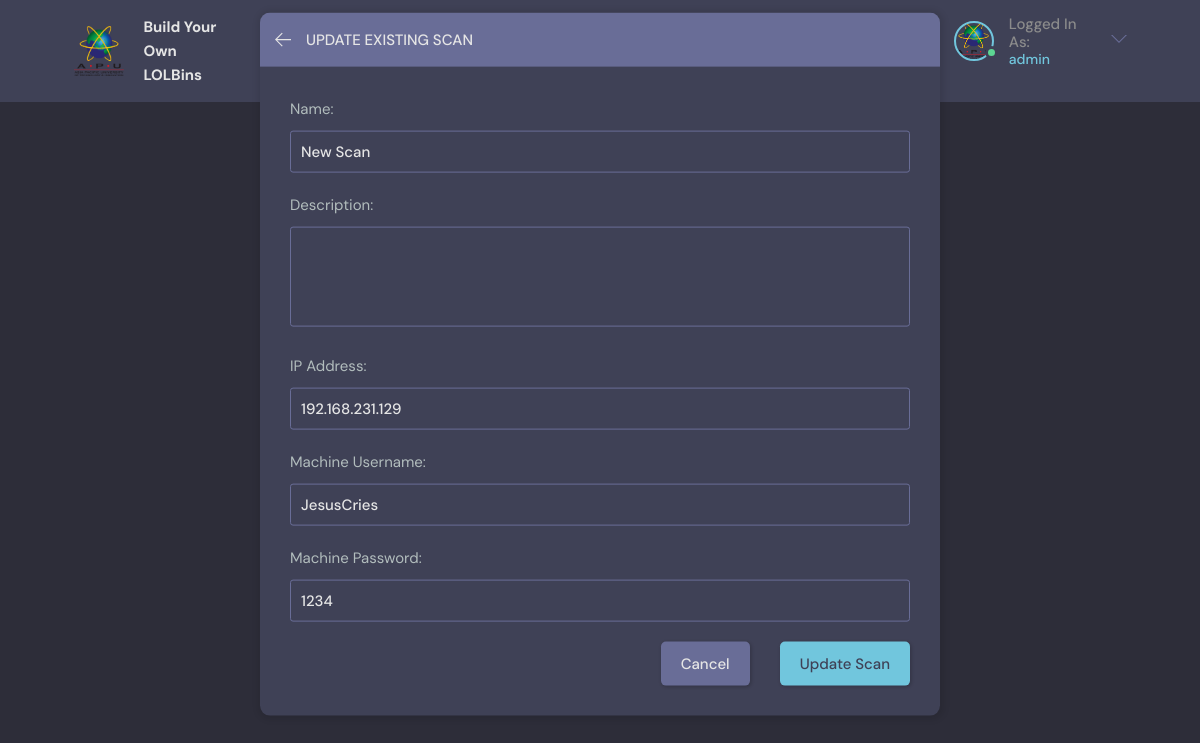
The app's page /update-scan/48/ (signed in) with its own data.
### base/models.py (models this page shows, shortened)
class Scan(models.Model):
    user = models.ForeignKey(User, on_delete=SET_NULL, null=True, verbose_name = u'Owner')
    name = models.CharField(max_length=200, default="New Scan")
    description = models.TextField(null=True, blank=True)
    updated = models.DateTimeField(auto_now=True)
    created = models.DateTimeField(auto_now_add=True)
    STATUS_CHOICES = (
    ("STOPPED", "STOPPED"),
    ("COMPLETED", "COMPLETED"),
    ("RUNNING", "RUNNING"),
    ("ERROR", "ERROR"))
    status = models.CharField(max_length=15, choices=STATUS_CHOICES, default='STOPPED')
    ip = models.CharField("IP Address", max_length=15, default="127.0.0.1")
    username = models.CharField("Machine Username", max_length=30, default="admin")
    password = models.CharField("Machine Password", max_length=50, default="admin")
    task = models.TextField(null=True, blank=True)
    class Meta:
        ordering = ['-updated', '-created']
        verbose_name = 'Scan'

### base/views.py (the view)
# urls.py: path('update-scan/<str:pk>/', views.updateScan, name="update-scan"),
@login_required(login_url='login')
def updateScan(request, pk):
    scan = Scan.objects.get(id=pk)
    form = ScanForm(instance=scan)
    if request.user != scan.user and request.user.is_superuser != 1:
        return redirect('forbidden')
    if request.method == 'POST':
        form = ScanForm(request.POST, instance=scan)
        if form.is_valid():
            form.save()
            messages.success(request, 'Scan updated successfully!')
            return redirect('scan', pk=scan.id)
    context = {'form': form}
    return render(request, 'base/updateScan.html', context)

### base/forms.py
class ScanForm(ModelForm):
    class Meta:
        model = Scan
        fields = '__all__'
        exclude = ['user', 'status', 'task']

### base/templates/base/updateScan.html (shortened to what this page needs)
{% extends 'main.html' %}
{% block content %}
<main class="create-room layout">
  <div class="container">
    <div class="layout__box">
      <div class="layout__boxHeader">
        <div class="layout__boxTitle">
          <a href="{{request.META.HTTP_REFERER}}">
            <svg version="1.1" xmlns="http://www.w3.org/2000/svg" width="32" height="32" viewBox="0 0 32 32">
              <title>arrow-left</title>
              <path
                d="M13.723 2.286l-13.723 13.714 13.719 13.714 1.616-1.611-10.96-10.96h27.625v-2.286h-27.625l10.965-10.965-1.616-1.607z">
              </path>
            </svg>
          </a>
          <h3>Update Existing Scan</h3>
        </div>
      </div>
      <div class="layout__body">
        <form class="form" action="" method="POST">
          {% for field in form %}
            <div class="form__group">
              <label for="room_name">{{field.label}}:</label>
              {{field}}
            </div>
          {% endfor %}
          <div class="form__action">
            <a class="btn btn--dark" href="{{request.META.HTTP_REFERER}}">Cancel</a>
            <button class="btn btn--main" type="submit">Update Scan</button>
          </div>
        </form>
      </div>
    </div>
  </div>
</main>
{% endblock content %}

### templates/navigationBar.html (shortened to what this page needs)
{% load static %}
<header class="header header--loggedIn">
  <div class="container">
    <a href="{% url 'home' %}" class="header__logo">
      <img src="{% static 'images/APU.png' %}" style="width:50px;height:50px;"/>
      <h1>
        Build Your<br>
        Own LOLBins
      </h1>
    </a>
    <a href="{% url 'home' %}" class="header__text">
      <h2>Scans</h2>
    </a>
    <a href="{% url 'template' %}" class="header__text">
      <h2>Templates</h2>
    </a>
    <a href="{% url 'library' %}" class="header__text">
      <h2>Library</h2>
    </a>
    <a href="{% url 'report' %}" class="header__text">
      <h2>Reports</h2>
    </a>
    <nav class="header__menu">
      {% if request.user.is_authenticated %}
          <div class="header__user">
            <a href="{% url 'user-profile' request.user.id%}">
                <div class="avatar avatar--medium active">
                <img src="{% static 'images/APU.png' %}" />
                </div>
                <p>Logged In As:<span>{{request.user}}</span></p>
            </a>
            <button class="dropdown-button">
                <svg version="1.1" xmlns="http://www.w3.org/2000/svg" width="32" height="32" viewBox="0 0 32 32">
                <title>chevron-down</title>
                <path d="M16 21l-13-13h-3l16 16 16-16h-3l-13 13z"></path>
                </svg>
            </button>
          </div>
      {% else %}
          <a href="{% url 'login' %}">
              <img src="{% static 'images/avatar.svg' %}" />
              <p>Login</p>
          </a>
      {% endif %}
    </nav>
  </div>
</header>

### records on screen
Scan: form "New Scan" "192.168.231.129" "JesusCries" "1234"

### other values on screen
{{ request.user }} "admin"
{{ field.label }} "Name" "Description" "IP Address" "Machine Username" "Machine Password"
